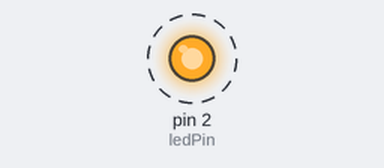
A sketch run on a simulated Arduino Uno, built with avr-gcc and run on an emulated ATmega328P. Shown: output pins drawn as LEDs (lit = HIGH). Dashed ring = blinking.

Above: at 0.2 s.
Timing chart, 0 to 3.0 s (numbered marks = the images above):
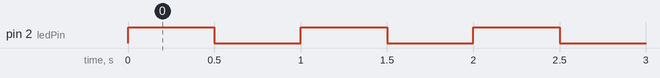

Measured:
- by itself, pin 2 (ledPin): alternates HIGH for 0.50 s and LOW for 0.50 s

The sketch:

millis_1hz.ino
```cpp
const int ledPin =2;
unsigned long previous =0;
void setup() {
  pinMode(ledPin,OUTPUT);// put your setup code here, to run once:
  Serial.begin(115200);
  previous=millis();
}

void loop() {
  // put your main code here, to run repeatedly:
  unsigned long current=millis();
  unsigned long elapsed=current-previous;
  if(elapsed<500){digitalWrite(ledPin,HIGH);}
  else if(elapsed<1000){digitalWrite(ledPin,LOW);}
  else {previous=current;}
}
```
